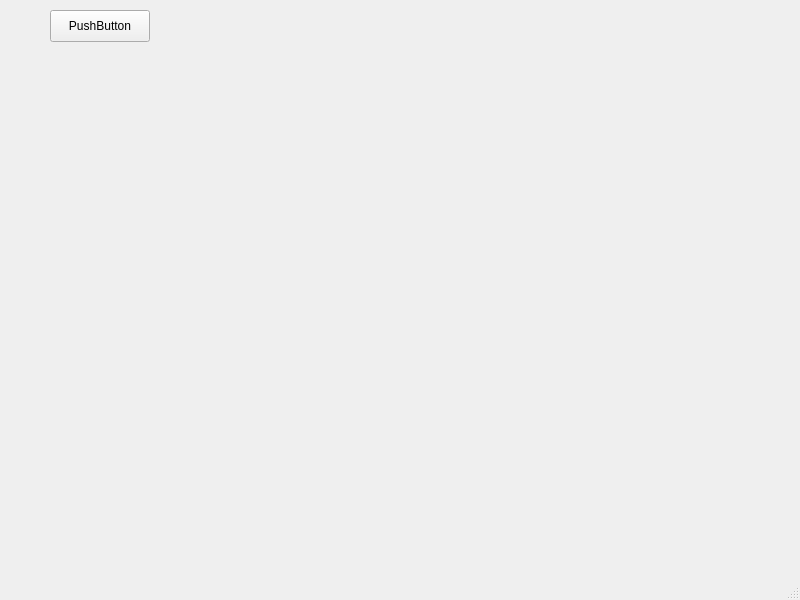
<?xml version="1.0" encoding="UTF-8"?>
<ui version="4.0">
 <class>MainWindow</class>
 <widget class="QMainWindow" name="MainWindow">
  <property name="geometry">
   <rect>
    <x>0</x>
    <y>0</y>
    <width>800</width>
    <height>600</height>
   </rect>
  </property>
  <property name="windowTitle">
   <string>MainWindow</string>
  </property>
  <widget class="QWidget" name="centralwidget">
   <widget class="QPushButton" name="pushButton">
    <property name="geometry">
     <rect>
      <x>50</x>
      <y>10</y>
      <width>100</width>
      <height>32</height>
     </rect>
    </property>
    <property name="text">
     <string>PushButton</string>
    </property>
   </widget>
  </widget>
  <widget class="QMenuBar" name="menubar">
   <property name="geometry">
    <rect>
     <x>0</x>
     <y>0</y>
     <width>800</width>
     <height>24</height>
    </rect>
   </property>
  </widget>
  <widget class="QStatusBar" name="statusbar"/>
 </widget>
 <resources/>
 <connections/>
</ui>
